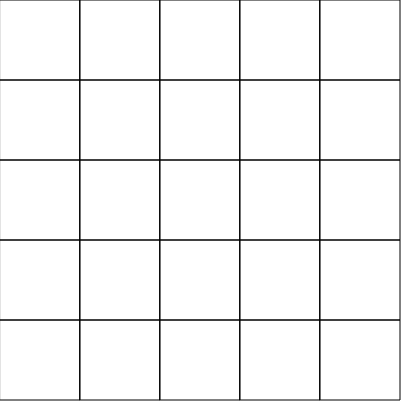
Frame 1 (no input)
Frame 60 (no input): identical to frame 1, image omitted
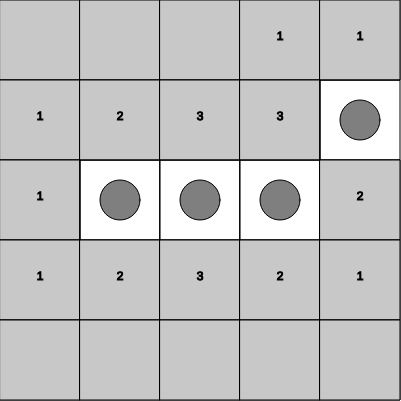
Frame 120 (the mouse pressed at the canvas centre since frame 60)

The p5.js sketch that drew these frames (run headless with seeded random() and noise() and a simulated clock; from frame 60 on, the mouse is pressed at the canvas centre):

// p5.js sketch
// ── sketch.js
var grid
const width = 401
const height = 401
const w = 80
const cols = Math.floor(width / w)
const rows = Math.floor(height / w)


function make2DArray(cols, rows) {
    var arr = new Array(cols)
    for (var i = 0; i < arr.length; i++) {
        arr[i] = new Array(rows)
    }
    return arr
}

function setup() {
    createCanvas(width, height)
    grid = make2DArray(cols, rows)
    for (let i = 0; i < cols; i++) {
        for (let j = 0; j < rows; j++) {
            grid[i][j] = new Cell(i, j, w)
        }
    }
    for (let i = 0; i < cols; i++) {
        for (let j = 0; j < rows; j++) {
            grid[i][j].neighborBomb()
        }
    }
}

function mousePressed() {
    for (let i = 0; i < cols; i++) {
        for (let j = 0; j < rows; j++) {
            if (grid[i][j].contains(mouseX, mouseY)) {
                grid[i][j].reveal()
                if (grid[i][j].bomb) gameOver()
            }
        }
    }
}

function draw() {
    background(255)
    for (let i = 0; i < cols; i++) {
        for (let j = 0; j < rows; j++) {
            grid[i][j].show()
        }
    }
}

function gameOver() {
    for (let i = 0; i < cols; i++) {
        for (let j = 0; j < rows; j++) {
            grid[i][j].revealed = true
        }
    }
}
// ── cell.js
function Cell(i, j, w) {
    this.i = i
    this.j = j
    this.x = i * w
    this.y = j * w
    this.w = w
    this.totalBomb = 0
    if (random(1) < 0.2) {
        this.bomb = true
    } else {
        this.bomb = false
    }
    this.revealed = false
}

Cell.prototype.show = function () {
    stroke(0)
    noFill()
    rect(this.x, this.y, this.w, this.w)
    if (this.revealed) {
        if (this.bomb) {
            fill(127)
            ellipse(this.x + this.w / 2, this.y + this.w / 2, this.w * 0.5)
        } else {
            fill(200)
            rect(this.x, this.y, this.w, this.w)
            if (this.totalBomb > 0) {
                textAlign(CENTER)
                fill(0)
                text(this.totalBomb, this.x + this.w / 2, this.y + this.w / 2)
            }
        }
    }
}

Cell.prototype.neighborBomb = function () {
    if (this.bomb) return -1

    let total = 0

    for (let xoff = -1; xoff <= 1; xoff++) {
        for (let yoff = -1; yoff <= 1; yoff++) {
            let i = this.i + xoff
            let j = this.j + yoff
            if (i > -1 && i < cols &
                j > -1 && j < rows) {
                let neighbor = grid[i][j]
                if (neighbor.bomb) total++
            }

        }
    }
    this.totalBomb = total

}

Cell.prototype.contains = function (x, y) {
    return (x > this.x && x < this.x + this.w &&
        y > this.y && y < this.y + this.w)
}

Cell.prototype.reveal = function (x, y) {
    this.revealed = true
    if (this.totalBomb === 0 && !this.bomb) this.floodFill()
}

Cell.prototype.floodFill = function () {
    for (let xoff = -1; xoff <= 1; xoff++) {
        for (let yoff = -1; yoff <= 1; yoff++) {
            let i = this.i + xoff
            let j = this.j + yoff
            if (i > -1 && i < cols && j > -1 && j < rows) {
                let neighbor = grid[i][j]
                if (!neighbor.bee && !neighbor.revealed) neighbor.reveal()

            }
        }
    }
}
